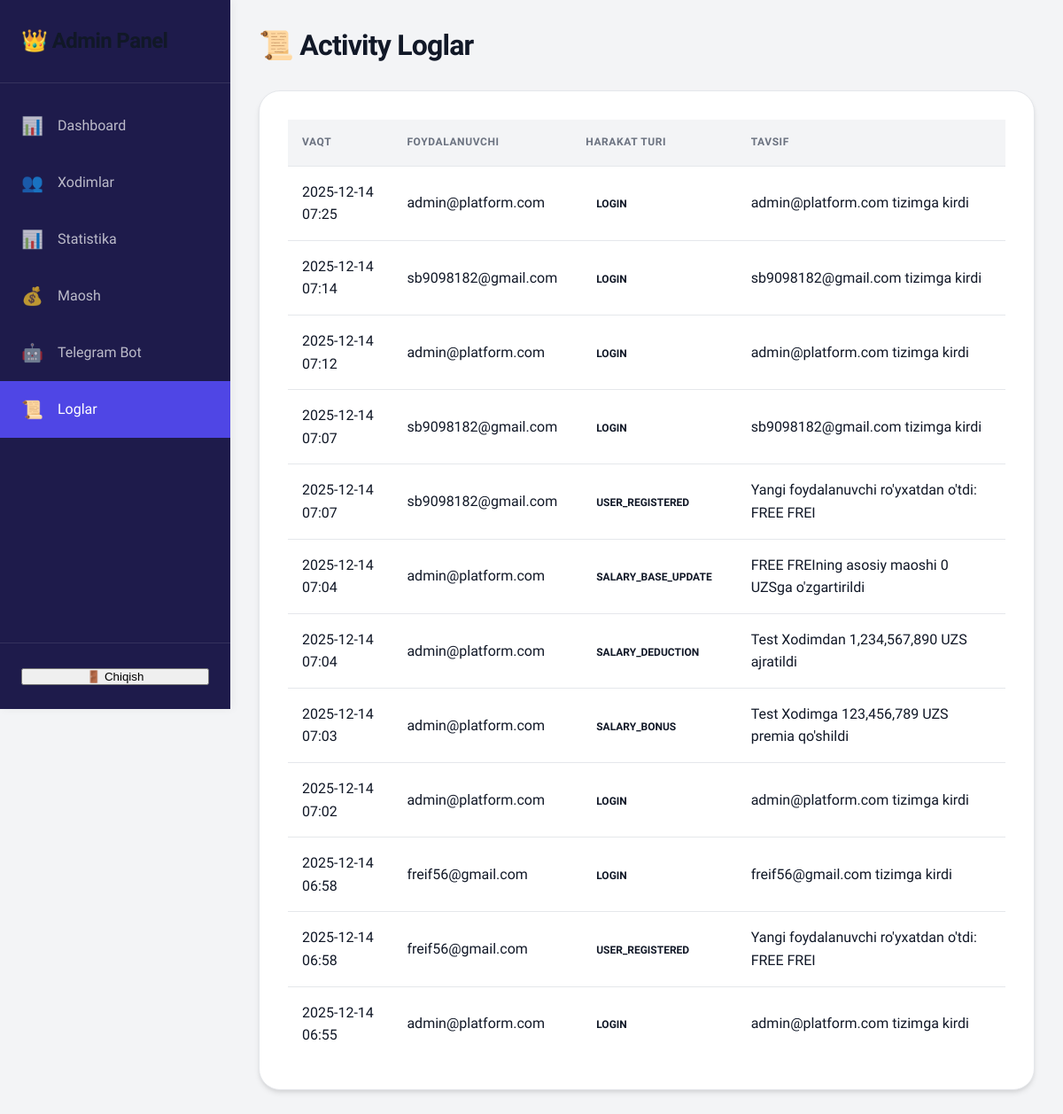
Before: /admin/logs (signed in) with the older database file.
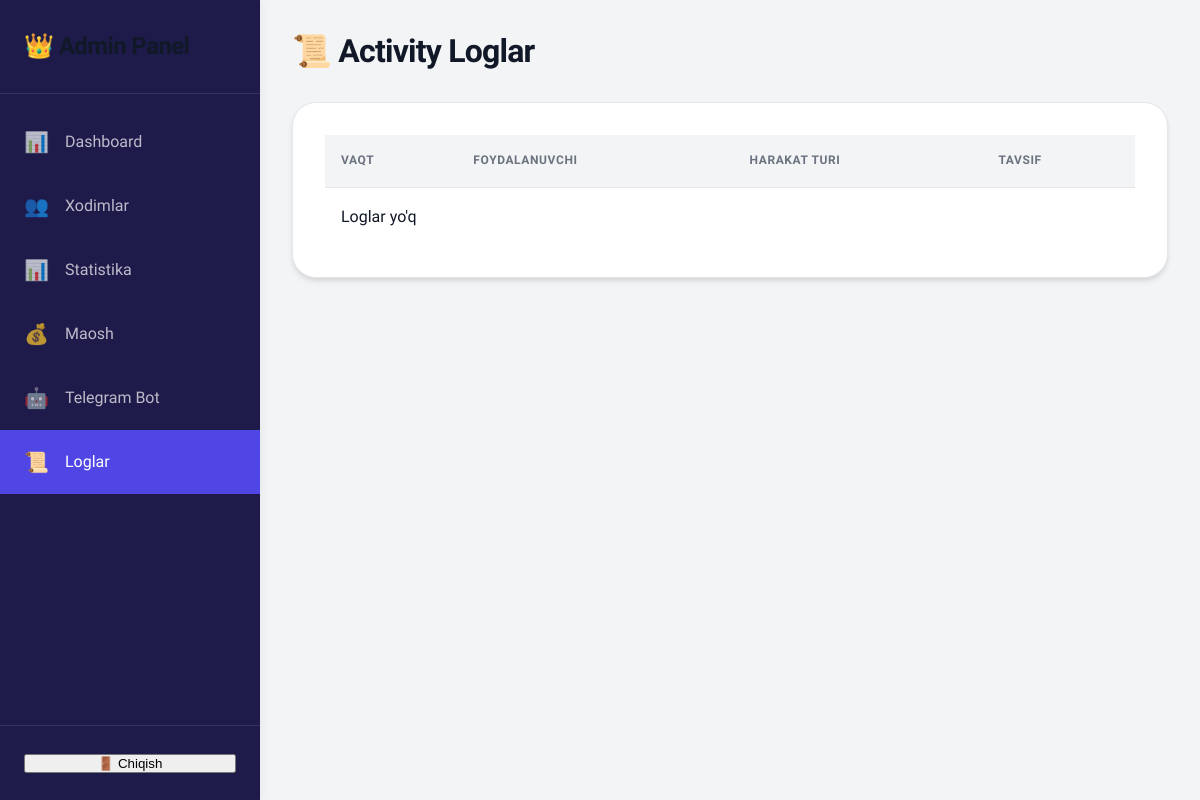
After: the same page with the newer database file.
### models.py (models this page shows, shortened)
class Action(db.Model):
    __tablename__ = 'actions'
    id = db.Column(db.Integer, primary_key=True)
    user_id = db.Column(db.Integer, db.ForeignKey('users.id'), nullable=False)
    action_type = db.Column(db.String(50), nullable=False)
    description = db.Column(db.Text)
    timestamp = db.Column(db.DateTime, default=datetime.utcnow)

class User(UserMixin, db.Model):
    __tablename__ = 'users'
    id = db.Column(db.Integer, primary_key=True)
    email = db.Column(db.String(120), unique=True, nullable=False)
    phone = db.Column(db.String(20), unique=True)
    password_hash = db.Column(db.String(256), nullable=False)
    role = db.Column(db.String(20), nullable=False, default='employee')  # 'admin' or 'employee'
    telegram_id = db.Column(db.String(50))
    created_at = db.Column(db.DateTime, default=datetime.utcnow)
    employee = db.relationship('Employee', backref='user', uselist=False, cascade='all, delete-orphan')
    actions = db.relationship('Action', backref='user', lazy=True, cascade='all, delete-orphan')

### app.py (the view)
@app.route('/admin/logs')
@login_required
def admin_logs():
    if current_user.role != 'admin':
        return redirect(url_for('employee_dashboard'))
    actions = Action.query.order_by(Action.timestamp.desc()).all()
    return render_template('admin/logs.html', actions=actions)

### app.py (called while the page is built)
@login_manager.user_loader
def load_user(user_id):
    return User.query.get(int(user_id))

### templates/admin/logs.html (shortened to what this page needs)
{% extends "base.html" %}
{% block extra_css %}
<link rel="stylesheet" href="{{ url_for('static', filename='css/admin.css') }}">
{% endblock %}
{% block content %}
<div class="admin-container">
    <aside class="sidebar">
        <div class="sidebar-header">
            <h2>👑 Admin Panel</h2>
        </div>
        <nav class="sidebar-menu">
            <a href="/admin/dashboard" class="menu-item">
                <span class="icon">📊</span>
                Dashboard
            </a>
            <a href="/admin/employees" class="menu-item">
                <span class="icon">👥</span>
                Xodimlar
            </a>
            <a href="/admin/statistics" class="menu-item">
                <span class="icon">📊</span>
                <span>Statistika</span>
            </a>
            <a href="/admin/salary" class="menu-item">
                <span class="icon">💰</span>
                <span>Maosh</span>
            </a>
            <a href="/admin/bot" class="menu-item">
                <span class="icon">🤖</span>
                Telegram Bot
            </a>
            <a href="/admin/logs" class="menu-item active">
                <span class="icon">📜</span>
                Loglar
            </a>
        </nav>
        <div class="sidebar-footer">
            <button onclick="logout()" class="logout-btn">🚪 Chiqish</button>
        </div>
    </aside>
    <main class="main-content">
        <header class="content-header">
            <h1>📜 Activity Loglar</h1>
        </header>
        <div class="content-section">
            <table class="data-table">
                <thead>
                    <tr>
                        <th>Vaqt</th>
                        <th>Foydalanuvchi</th>
                        <th>Harakat turi</th>
                        <th>Tavsif</th>
                    </tr>
                </thead>
                <tbody>
                    {% if actions %}
                    {% for action in actions %}
                    <tr>
                        <td>{{ action.timestamp.strftime('%Y-%m-%d %H:%M') }}</td>
                        <td>{{ action.user.email }}</td>
                        <td><span class="badge">{{ action.action_type }}</span></td>
                        <td>{{ action.description }}</td>
                    </tr>
                    {% endfor %}
                    {% else %}
                    <tr>
                        <td colspan="4" class="no-data">Loglar yo'q</td>
                    </tr>
                    {% endif %}
                </tbody>
            </table>
        </div>
    </main>
</div>
{% endblock %}

Changed rows visible on the page:
removed Action: timestamp "2025-12-14 07:25", user.email "admin@platform.com", action_type "LOGIN", description "admin@platform.com tizimga kirdi"
removed Action: timestamp "2025-12-14 07:14", user.email "sb9098182@gmail.com", action_type "LOGIN", description "sb9098182@gmail.com tizimga kirdi"
removed Action: timestamp "2025-12-14 07:12", user.email "admin@platform.com", action_type "LOGIN", description "admin@platform.com tizimga kirdi"
removed Action: timestamp "2025-12-14 07:07", user.email "sb9098182@gmail.com", action_type "LOGIN", description "sb9098182@gmail.com tizimga kirdi"
removed Action: timestamp "2025-12-14 07:07", user.email "sb9098182@gmail.com", action_type "USER_REGISTERED", description "Yangi foydalanuvchi ro'yxatdan o'tdi: FREE FREI"
removed Action: timestamp "2025-12-14 07:04", user.email "admin@platform.com", action_type "SALARY_BASE_UPDATE", description "FREE FREIning asosiy maoshi 0 UZSga o'zgartirildi"
removed Action: timestamp "2025-12-14 07:04", user.email "admin@platform.com", action_type "SALARY_DEDUCTION", description "Test Xodimdan 1,234,567,890 UZS ajratildi"
removed Action: timestamp "2025-12-14 07:03", user.email "admin@platform.com", action_type "SALARY_BONUS", description "Test Xodimga 123,456,789 UZS premia qo'shildi"
removed Action: timestamp "2025-12-14 07:02", user.email "admin@platform.com", action_type "LOGIN", description "admin@platform.com tizimga kirdi"
removed Action: timestamp "2025-12-14 06:58", user.email "freif56@gmail.com", action_type "LOGIN", description "freif56@gmail.com tizimga kirdi"
removed Action: timestamp "2025-12-14 06:58", user.email "freif56@gmail.com", action_type "USER_REGISTERED", description "Yangi foydalanuvchi ro'yxatdan o'tdi: FREE FREI"
removed Action: timestamp "2025-12-14 06:55", user.email "admin@platform.com", action_type "LOGIN", description "admin@platform.com tizimga kirdi"
Other visible differences:
text now shown: "Loglar yo'q"
